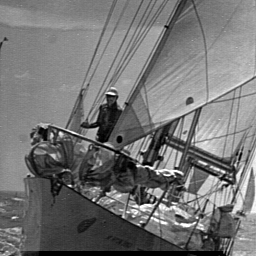
%> input picture Resources/demos/demo_lines/boot.tif, 256 x 256 px
$ octave demo_line_morf.m   (GNU Octave 9; MATLAB toolbox functions it lacks are replaced by stand-ins)
%> lines starting %> are read from the running program, lines starting %| are printed output that depends on the picture
### Resources/functions/ut_image_processing_functions/ut_line.m
function [lam1,dir, lambdas]=ut_line(varargin)
%ut_line: find line strength and directions using the eigenvalues of the Hessian
%
% [LINE,DIR,LAMBDAS]=UT_LINE(I,SIGMA1,SIGMA2) finds the line strength
% defined by the Hessian matrix. UT_LINE uses Gaussian low-pass filtering to
% find the  derivatives of the input image
%
% I:        input image (gray image).
% SIGMA1:   sigma of the prefilter used to calculate the 2nd derivatives
%           (default: 0.7).
% SIGMA2:   sigma of the prefilter used to calculate the 1st derivatives
%           (default: 2*SIGMA1).
% LINE:     line strength = largest(lambda of Hessian) - 4*mag(gradient).
% DIR:      direction perpendicular on the associated line
% LAMBDAS:  sorted eigenvalues of Hessian.
%
%   Copyright: F. van der Heijden, F.vanderHeijden@utwente.nl
%   Laboratory for Measurements and Instrumentation
%   Robotics and Mechatronics
%   University of Twente, the Netherlands
%   Version 1.0, date: 14-12-2005
%   Version 2.0, date: 08-03-2017
%
% See also: UT_GAUSS, UT_LUCAS_KANADE, UT_HARRIS, UT_EDGE

[I,sigma1,sigma2]=ParseInputs(varargin{:});


% find 2nd derivatis (hessian)
a = ut_gauss(I,sigma1,2,0); % fxx
c = ut_gauss(I,sigma1,0,2); % fyy
b = ut_gauss(I,sigma1,1,1); % fxy

% find eigenvalues
D = a.^2 - 2*a.*c + c.^2 + 4*b.^2;
D = real(D.^0.5);
lam1 = 0.5*(a + c + D);
lam2 = 0.5*(a + c - D);

% sort eigenvalues
ind = find(abs(lam2)>abs(lam1));
lammax = lam1;
lammin = lam2;
lammax(ind) = lam2(ind);
lammin(ind) = lam1(ind);
lambdas = cat(3,lammax,lammin);

% find eigenvector of largest eigenvalue
v = ones(length(lammax(:)),2);
i = find(abs(b)<100*eps);
j = find(abs(b)>=100*eps & abs(lammax)>0);
v(j,2) = (lammax(j) - a(j))./b(j);
v(i,2) = b(i)./(lammax(i)-c(i));

% find direction
dir = atan2(v(:,2),v(:,1))*180/pi;
dir = reshape(dir,size(I));

% find the line strength
lam2 = lam1;
grad = (ut_gauss(I,sigma2,0,1).^2+ut_gauss(I,sigma2,1,0).^2).^0.5;
lam1 = abs(lammax) - 4*grad;

% [19 lines of commented-out code are left out]

function [Iin,sigma1,sigma2] =  ParseInputs(varargin)

narginchk(1,3);
%MSG = NARGCHK(LOW,HIGH,N) returns an appropriate error message if
%    N is not between low and high. If it is, return empty matrix.

Iin = varargin{1};
if ~ismatrix(Iin)
    error('The input image must be a 2-dimensional array');
end

%defaults
sigma1 = 0.7;
sigma2 = 1.4;

if nargin>1
    sigma1 = varargin{2};   %!!!! special braces to make it numerical
    if (sigma1<0.5)
        error('SIGMA1 must be at least 0.5');
    end
    sigma2 = 2.5*sigma1;
end
if nargin>2
    sigma2 = varargin{3};   %!!!! special braces to make it numerical
    if (sigma2<0.5)
        error('SIGMA2 must be at least 0.5');
    end
end

### Resources/functions/ut_image_processing_functions/ut_gauss.m
function [Iout]=ut_gauss(varargin)
%ut_gauss	- 2-D filtering using Gaussian masks
%
%   H = UT_GAUSS(I,SIGMA,DX,DY) filters the data in image I with a 2-D FIR
%   filter whose PSF closely approximates a Gaussian function or one of its
%   derivatives. The width (scale; standard deviation) of the Gaussian is
%   SIGMA (default SIGMA=2).
%
%   Different types of masks can be specified by parameters DX,DY:
%
%       DX   - number of diferentiations in x direction
%       DY   - number of diferentiations in y direction
%
%   Default: DX=0,DY=0.
%
%   - DX+DY must be less or equal to 2.
%   - The size of the mask is 2*ceil(4*SIGMA)+1.
%   - The elements of the PSF are obtained by area sampling of the
%     continuous function, rather than impulse sampling. (Area sampling is
%     equivalent to impulse sampling preceded by a prefilter. The prefilter
%     prevents large aliasing errors that would otherwise occur if SIGMA is
%     too small (say, smaller than 1.5). However, the prefilter also introduces a
%     resolution error that becomes noticeable if SIGMA is smaller than,
%     say, 0.7. The response of the prefilter is a rectangular function with unit width).
%   - UT_GAUSS uses IMFILTER with the replication option on.
%
%   Copyright: F. van der Heijden, F.vanderHeijden@utwente.nl
%   Laboratory for Measurements and Instrumentation
%   University of Twente, the Netherlands
%   Version 1.0, date: 25-10-2004
%
%  See also IMFILTER
[Iin,sigma,typein]=ParseInputs(varargin{:});

winsiz = ceil(4*sigma);
n=2*winsiz+1;


%gaussian
if strcmp(typein,'normal')
    kernel=create_gauss_kernel(sigma,n,winsiz);
    Iout=imfilter(double(Iin),double(kernel),'replicate','conv');
    Iout=imfilter(double(Iout),double(kernel'),'replicate','conv');
end

%gauss-dx
if strcmp(typein,'dx')
    kernel=create_gauss_kernel(sigma,n,winsiz);
    Iout=imfilter(double(Iin),double(kernel'),'replicate','conv');
    kernel=create_gauss_kernel_x(sigma,n,winsiz);
    Iout=imfilter(double(Iout),double(kernel),'replicate','conv');
end

%gauss-dxdx
if strcmp(typein,'dxdx')
    kernel=create_gauss_kernel(sigma,n,winsiz);
    Iout=imfilter(double(Iin),double(kernel'),'replicate','conv');
    kernel=create_gauss_kernel_xx(sigma,n,winsiz);
    Iout=imfilter(double(Iout),double(kernel),'replicate','conv');
end

%gauss-dy
if strcmp(typein,'dy')
    kernel=create_gauss_kernel(sigma,n,winsiz);
    Iout=imfilter(double(Iin),double(kernel),'replicate','conv');
    kernel=create_gauss_kernel_x(sigma,n,winsiz);
    Iout=imfilter(double(Iout),double(kernel'),'replicate','conv');
end

%gauss-dydy
if strcmp(typein,'dydy')
    kernel=create_gauss_kernel(sigma,n,winsiz);
    Iout=imfilter(double(Iin),double(kernel),'replicate','conv');
    kernel=create_gauss_kernel_xx(sigma,n,winsiz);
    Iout=imfilter(double(Iout),double(kernel'),'replicate','conv');
end

%gauss-dxdy
if strcmp(typein,'dxdy')
    kernel=create_gauss_kernel_x(sigma,n,winsiz);
    Iout=imfilter(double(Iin),double(kernel),'replicate','conv');
    Iout=imfilter(double(Iout),double(kernel'),'replicate','conv');
end


%----------------------------------------------------------------------
% Subfunction ParseInputs
%----------------------------------------------------------------------

function [Iin,Sigma,typein] =  ParseInputs(varargin)
narginchk(1,4)
%MSG = NARGCHK(LOW,HIGH,N) returns an appropriate error message if
%    N is not between low and high. If it is, return empty matrix.

Iin = varargin{1};

%defaults
typein = 'normal';
Sigma=2;

methods = {'normal','dx','dxdx';'dy','dxdy','err';'dydy','err','err'};

if nargin>1
    Sigma=varargin{2};%!!!! special braces to make it numerical
end
if nargin>2
    if nargin==4
        i = varargin{3};
        j = varargin{4};
        if ((j>2)|(i>2)|(j<0)|(i<0)|(round(i)~=i)|(round(j)~=j))
            typein='err';
        else
            typein = methods{j+1,i+1};
        end
        if strcmp(typein,'err')
            disp('DX+DY must be less or equal to 2.');
            error(['Invalid input string: ',num2str(varargin{3}),',',num2str(varargin{4}),'.']);
        end
    else
        error(['If DX is specified DY must be specified!!!']);
    end
end


if Sigma<0
    error('Sigma must be positive');
end
return

%--------------------------------------------------------------------------
%   Subfunction create_gauss_kernel
%--------------------------------------------------------------------------
function kernel=create_gauss_kernel(sigma,n,winsiz)
kernel=zeros(1,n);
c = 1.0/(sigma*sqrt(2));
for i=1:winsiz+1
    hulp(i) = erf((i-1+0.5)*c)-erf((i-1-0.5)*c);
end
accu = hulp(1);
for i=2:winsiz+1
    accu = accu+(2.0*hulp(i));
end

for i=1:winsiz
    kernel(winsiz+1-i) = (hulp(i+1)/accu);
    kernel(winsiz+1+i) = (hulp(i+1)/accu);
end
kernel(winsiz+1) = (hulp(1)/accu);
return


%--------------------------------------------------------------------------
%   Subfunction create_gauss_kernel_x
%--------------------------------------------------------------------------
function kernel=create_gauss_kernel_x(sigma,n,winsiz)
c =  1.0/(sigma*sqrt(2.0*pi));
sigma2=sigma^2;
kernel=zeros(1,n);

for i=1:n
    x=i-winsiz-1;
    x1 = x - 0.5;
    x2 = x + 0.5;
    kernel(i)= c*(exp(-0.5*x2*x2/sigma2)-exp(-0.5*x1*x1/sigma2));
end
return


%--------------------------------------------------------------------------
%   Subfunction create_gauss_kernel_xx
%--------------------------------------------------------------------------
function kernel=create_gauss_kernel_xx(sigma,n,winsiz)
c =  1.0/(sigma^3*sqrt(2.0*pi));
sigma2=sigma^2;
kernel=zeros(1,n);
for i=1:n
    x=i-winsiz-1;
    x1 = x - 0.5;
    x2 = x + 0.5;
    if (i==1)
        kernel(i)= c*(-x2*exp(-0.5*x2*x2/sigma2));
    else
        if (i==n)
            kernel(i)= c*(x1*exp(-0.5*x1*x1/sigma2));
        else
            kernel(i)= c*(x1*exp(-0.5*x1*x1/sigma2)-x2*exp(-0.5*x2*x2/sigma2));
        end
    end
end
return

### Resources/demos/demo_lines/demo_line_morf.m
%% demo line detection and morph - F. van der Heijden
clear variables
close all

%% include ut functions in the path
path('../ut_image_processing_functions',path)

%% read image
im = im2double(imread('boot.tif'));
%> im: size 256x256 double; min 0, max 1, mean 0.455
imshow(im,[],'InitialMagnification',200);

%% enhance lines
sigma_hessian = 1;
[~, ~, imeigv] = ut_line(im,sigma_hessian);	% get eigenvalues Hessian matrix
%> in ParseInputs, `sigma1 = varargin{2};`: sigma1 = 1
%> in ParseInputs, `sigma2 = 2.5*sigma1;`: sigma2 = 2.5
%> in ut_line, `[I,sigma1,sigma2]=ParseInputs(varargin{:});`: sigma1 = 1; sigma2 = 2.5
%> in ParseInputs, `Sigma=varargin{2};`: Sigma = 1
%> in ParseInputs, `i = varargin{3};`: i = 2
%> in ParseInputs, `j = varargin{4};`: j = 0
%> in ParseInputs, `typein = methods{j+1,i+1};`: typein = 'dxdx'
%> in ut_gauss, `[Iin,sigma,typein]=ParseInputs(varargin{:});`: sigma = 1; typein = 'dxdx'
%> in ut_gauss, `winsiz = ceil(4*sigma);`: winsiz = 4
%> in ut_gauss, `n=2*winsiz+1;`: n = 9
%> in create_gauss_kernel, `c = 1.0/(sigma*sqrt(2));`: c = 0.707
%> the loop in create_gauss_kernel, `for i=1:winsiz+1` made 5 passes
%> after the loop in create_gauss_kernel, `for i=1:winsiz+1`: hulp = [0.766 0.483 0.121 0.012 0.000458]
%> in create_gauss_kernel, `accu = hulp(1);`: accu = 0.766
%> the loop in create_gauss_kernel, `for i=2:winsiz+1` made 4 passes
%> accu on passes 1 to 4: 1.73, 1.98, 2, 2
%> the loop in create_gauss_kernel, `for i=1:winsiz` made 4 passes
%> after the loop in create_gauss_kernel, `for i=1:winsiz`: kernel = [0.000229 0.00598 0.0606 0.242 0 0.242 0.0606 0.00598 0.000229]
%> in ut_gauss, `kernel=create_gauss_kernel(sigma,n,winsiz);`: kernel = [0.000229 0.00598 0.0606 0.242 0.383 0.242 0.0606 0.00598 0.000229]
%> in create_gauss_kernel_xx, `c =  1.0/(sigma^3*sqrt(2.0*pi));`: c = 0.399
%> in create_gauss_kernel_xx, `sigma2=sigma^2;`: sigma2 = 1
%> the loop in create_gauss_kernel_xx, `for i=1:n` made 9 passes
%> (x1, x2) on passes 1 to 9: (-4.5, -3.5), (-3.5, -2.5), (-2.5, -1.5), (-1.5, -0.5), (-0.5, 0.5), (0.5, 1.5), (1.5, 2.5), (2.5, 3.5), (3.5, 4.5)
%> after the loop in create_gauss_kernel_xx, `for i=1:n`: kernel = [0.00305 0.0408 0.15 -0.0182 -0.352 -0.0182 0.15 0.0408 0.00305]
%> the loop in create_gauss_kernel (call 2), `for i=1:winsiz+1` made 5 passes
%> the loop in create_gauss_kernel (call 2), `for i=2:winsiz+1` made 4 passes
%> the loop in create_gauss_kernel (call 2), `for i=1:winsiz` made 4 passes
%> the loop in create_gauss_kernel_xx (call 2), `for i=1:n` made 9 passes
%> the loop in create_gauss_kernel_x, `for i=1:n` made 9 passes
%> after the loop in create_gauss_kernel_x, `for i=1:n`: kernel = [0.000857 0.0167 0.112 0.223 0 -0.223 -0.112 -0.0167 -0.000857]
%> in ut_line, `lam2 = 0.5*(a + c - D);`:
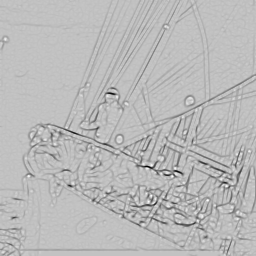
%> lam2: size 256x256 double; min -0.336, max 0.104, mean -0.0155; drawn with min black and max white
%> in ut_line, `ind = find(abs(lam2)>abs(lam1));`: ind = 32670 values from 2 to 65536
%> in ut_line, `lammin(ind) = lam1(ind);`:
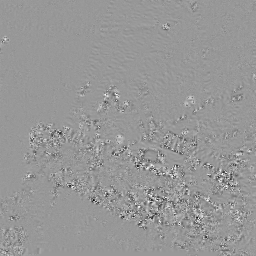
%> lammin: size 256x256 double; min -0.159, max 0.107, mean -0.000637; drawn with min black and max white
%> in ut_line, `i = find(abs(b)<100*eps);`: i = 152 values from 11520 to 54784
%> in ut_line, `j = find(abs(b)>=100*eps & abs(lammax)>0);`: j = 65384 values from 1 to 65536
%> in ut_line, `dir = reshape(dir,size(I));`:
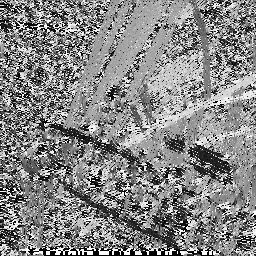
%> dir: size 256x256 double; 0.23% of the values are NaN or infinite; the others: min -90, max 90, mean 4.9; drawn with min black, max white, NaN and infinite black
%> in ut_gauss (call 4), `[Iin,sigma,typein]=ParseInputs(varargin{:});`: sigma = 2.5; typein = 'dy'
%> in ut_gauss (call 4), `winsiz = ceil(4*sigma);`: winsiz = 10
%> in ut_gauss (call 4), `n=2*winsiz+1;`: n = 21
%> in ut_gauss (call 4), `kernel=create_gauss_kernel(sigma,n,winsiz);`: kernel = 21 values, max 0.159 at index 11, min 5.9e-05 at index 1, mean 0.0476
%> the loop in create_gauss_kernel_x (call 2), `for i=1:n` made 21 passes
%> (x1, x2) on passes 1 to 12: (-10.5, -9.5), (-9.5, -8.5), (-8.5, -7.5), (-7.5, -6.5), (-6.5, -5.5), (-5.5, -4.5), (-4.5, -3.5), (-3.5, -2.5), (-2.5, -1.5), (-1.5, -0.5), (-0.5, 0.5), (0.5, 1.5)
%> in ut_gauss (call 4), `kernel=create_gauss_kernel_x(sigma,n,winsiz);`: kernel = 21 values, max 0.0369 at index 8, min -0.0369 at index 14, mean 1.16e-19
%> in ut_gauss (call 4), `Iout=imfilter(double(Iout),double(kernel'),'replicate','conv');`:
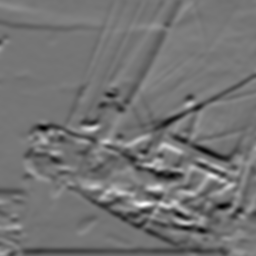
%> Iout: size 256x256 double; min -0.0873, max 0.103, mean -0.00132; drawn with min black and max white
%> in ut_gauss (call 5), `[Iin,sigma,typein]=ParseInputs(varargin{:});`: typein = 'dx'
%> in ut_gauss (call 5), `kernel=create_gauss_kernel(sigma,n,winsiz);`: kernel = 21 values, max 0.159 at index 11, min 5.9e-05 at index 1, mean 0.0476
%> in ut_gauss (call 5), `Iout=imfilter(double(Iin),double(kernel'),'replicate','conv');`:
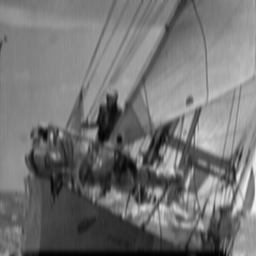
%> Iout: size 256x256 double; min 0.00329, max 0.957, mean 0.455
%> in ut_gauss (call 5), `kernel=create_gauss_kernel_x(sigma,n,winsiz);`: kernel = 21 values, max 0.0369 at index 8, min -0.0369 at index 14, mean 1.16e-19

imeigmax = imeigv(:,:,1);                   % get largest eigenval of the two
imeigmax(imeigmax<0) = 0;                   % only looking for dark lines
figure;
imshow(imeigmax,[],'InitialMagnification',200);

%% detect lines
imline = imeigmax>0.02;                     % detect line elements
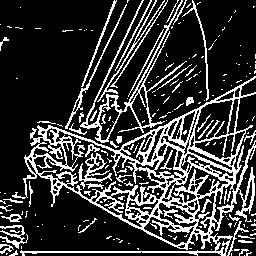
%> imline: size 256x256 logical; 22.2% white in thin lines or dots
figure;
imshow(imline,[],'InitialMagnification',200);

%% find line segments with minimum length
len = 20;
imacc = zeros(size(im));
figure;
for deg=0:3:180                           % loop through all angles
    bline = strel('line',len,deg);      % create a structuring element
    subplot(1,2,1);
    imdir = imdilate(imerode(imline,bline),bline); % apply opening
    imshow(imdir);
    title([num2str(deg) ' degrees']);
    subplot(1,2,2)
    imacc = imacc + imdir;              % accumulate all found segments
    imshow(imacc,[]);
    title('accumulator')
    drawnow
end
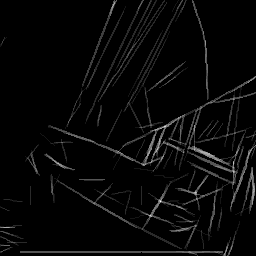
%> imacc: size 256x256 double; min 0, max 12, mean 0.365; drawn with min black and max white
figure;
%> (the run ends here)
